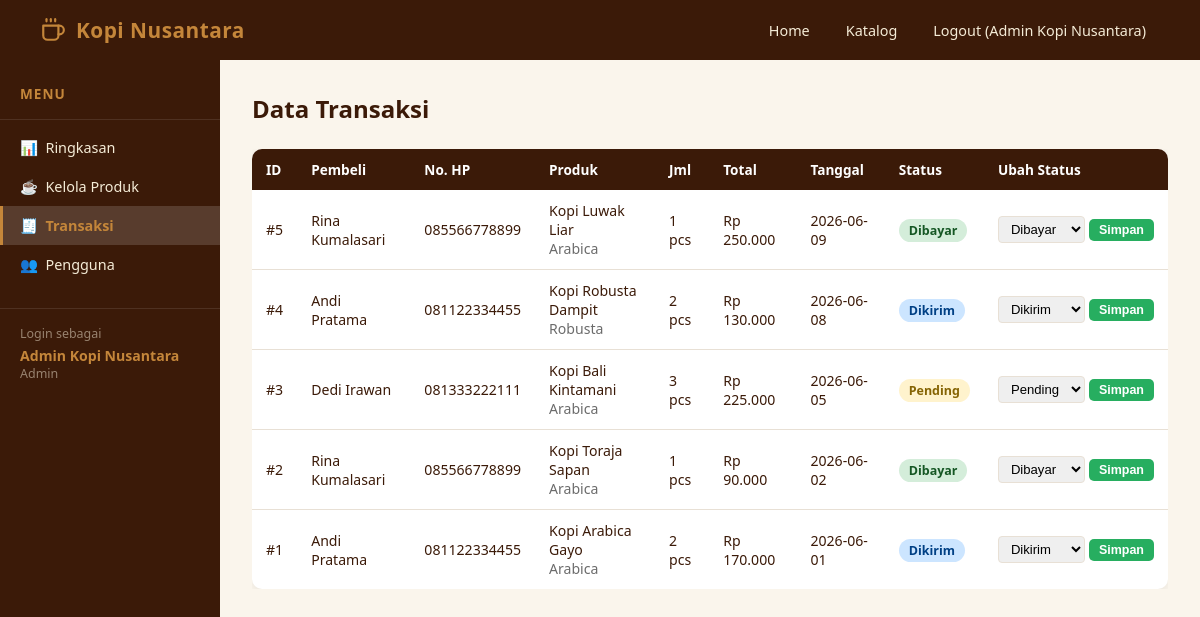
The app's page /dashboard/transaksi.php (signed in) with its own data.
### tables this page shows
CREATE TABLE IF NOT EXISTS transaksi (
    id_transaksi   INT(11) NOT NULL AUTO_INCREMENT,
    id_user        INT(11) NOT NULL,
    id_produk      INT(11) NOT NULL,
    tgl_transaksi  DATE    NOT NULL,
    jumlah_beli    INT(11) NOT NULL,
    total_harga    INT(11) NOT NULL,
    status_pesanan ENUM('pending','dibayar','dikirim') NOT NULL DEFAULT 'pending',
    PRIMARY KEY (id_transaksi),
    FOREIGN KEY (id_user)    REFERENCES users(id_user)       ON DELETE CASCADE ON UPDATE CASCADE,
    FOREIGN KEY (id_produk)  REFERENCES produk(id_produk)    ON DELETE CASCADE ON UPDATE CASCADE
);

CREATE TABLE IF NOT EXISTS users (
    id_user      INT(11)      NOT NULL AUTO_INCREMENT,
    nama_lengkap VARCHAR(100) NOT NULL,
    email        VARCHAR(100) NOT NULL UNIQUE,
    password     VARCHAR(255) NOT NULL,
    role         ENUM('admin','agen','pembeli') NOT NULL DEFAULT 'pembeli',
    no_hp        VARCHAR(15),
    alamat       TEXT,
    PRIMARY KEY (id_user)
);

CREATE TABLE IF NOT EXISTS produk (
    id_produk    INT(11)      NOT NULL AUTO_INCREMENT,
    id_agen      INT(11)      NOT NULL,
    nama_kopi    VARCHAR(100) NOT NULL,
    jenis_kopi   VARCHAR(50)  NOT NULL,
    deskripsi    TEXT,
    harga        INT(11)      NOT NULL,
    stok         INT(11)      NOT NULL DEFAULT 0,
    gambar_produk VARCHAR(255),
    PRIMARY KEY (id_produk),
    FOREIGN KEY (id_agen) REFERENCES users(id_user) ON DELETE CASCADE ON UPDATE CASCADE
);

### dashboard/transaksi.php (the view, shortened to what this page needs)
<?php
require_once __DIR__ . '/../config/db.php';
require_once __DIR__ . '/header.php';
function formatRupiah($angka) {
    return 'Rp ' . number_format($angka, 0, ',', '.');
}
$transaksi = $conn->query("
    SELECT t.*, u.nama_lengkap AS nama_pembeli, u.no_hp, p.nama_kopi, p.jenis_kopi
    FROM transaksi t
    LEFT JOIN users u ON t.id_user=u.id_user
    LEFT JOIN produk p ON t.id_produk=p.id_produk
    ORDER BY t.id_transaksi DESC
");
?>
<h1>Data Transaksi</h1>
<div style="overflow-x:auto;">
<table class="data-table">
    <thead>
        <tr>
            <th>ID</th><th>Pembeli</th><th>No. HP</th><th>Produk</th>
            <th>Jml</th><th>Total</th><th>Tanggal</th><th>Status</th><th>Ubah Status</th>
        </tr>
    </thead>
    <tbody>
        <?php while ($t = $transaksi->fetch_assoc()): ?>
        <tr>
            <td>#<?= $t['id_transaksi'] ?></td>
            <td><?= htmlspecialchars($t['nama_pembeli']) ?></td>
            <td><?= htmlspecialchars($t['no_hp'] ?? '-') ?></td>
            <td>
                <?= htmlspecialchars($t['nama_kopi']) ?>
                <br><span class="text-muted"><?= $t['jenis_kopi'] ?></span>
            </td>
            <td><?= $t['jumlah_beli'] ?> pcs</td>
            <td><?= formatRupiah($t['total_harga']) ?></td>
            <td><?= $t['tgl_transaksi'] ?></td>
            <td><span class="badge badge-<?= $t['status_pesanan'] ?>"><?= ucfirst($t['status_pesanan']) ?></span></td>
            <td>
                <form method="POST" style="display:flex;gap:4px;align-items:center;">
                    <select name="status_pesanan"
                            style="padding:4px 8px;border:1px solid var(--abu-muda);border-radius:4px;font-size:0.82rem;">
                        <option value="pending" <?= $t['status_pesanan']==='pending' ?'selected':'' ?>>Pending</option>
                        <option value="dibayar" <?= $t['status_pesanan']==='dibayar' ?'selected':'' ?>>Dibayar</option>
                        <option value="dikirim" <?= $t['status_pesanan']==='dikirim' ?'selected':'' ?>>Dikirim</option>
                    </select>
                    <button type="submit" name="update_status"
                            class="btn btn-success"
                            style="font-size:0.78rem;padding:4px 10px;">Simpan</button>
                </form>
            </td>
        </tr>
        <?php endwhile; ?>
    </tbody>
</table>
</div>
<?php require_once __DIR__ . '/footer.php'; ?>

### assets/css/style.css (style rules this page uses)
*, *::before, *::after { box-sizing: border-box; margin: 0; padding: 0; }
:root { --coklat-tua: #3B1A08; --coklat-mid: #7B3F00; --coklat-muda: #C4863A; --krem: #F5ECD7; --krem-muda: #FAF5EC; --putih: #FFFFFF; --abu: #6B6B6B; --abu-muda: #E8E0D5; --merah: #C0392B; --hijau: #27AE60; --font: 'Segoe UI', Tahoma, Geneva, Verdana, sans-serif; }
body { font-family: var(--font); background: var(--krem-muda); color: var(--coklat-tua); min-height: 100vh; display: flex; flex-direction: column; }
.btn { display: inline-block; padding: 10px 24px; border-radius: 5px; font-size: 0.9rem; font-weight: 600; cursor: pointer; border: none; transition: opacity 0.2s, transform 0.1s; }
.btn-success { background: var(--hijau); color: var(--putih); }
.dash-content h1 { font-size: 1.5rem; margin-bottom: 24px; color: var(--coklat-tua); }
.data-table { width: 100%; border-collapse: collapse; background: var(--putih); border-radius: 10px; overflow: hidden; box-shadow: 0 2px 8px rgba(0,0,0,0.07); }
.data-table th { background: var(--coklat-tua); color: var(--putih); padding: 11px 14px; text-align: left; font-size: 0.85rem; }
.data-table td { padding: 11px 14px; border-bottom: 1px solid var(--abu-muda); font-size: 0.88rem; vertical-align: middle; }
.data-table tr:last-child td { border-bottom: none; }
.badge { padding: 3px 10px; border-radius: 20px; font-size: 0.78rem; font-weight: 600; }
.badge-pending { background: #fff3cd; color: #856404; }
.badge-dibayar { background: #d4edda; color: #155724; }
.badge-dikirim { background: #cce5ff; color: #004085; }
.text-muted { color: var(--abu); font-size: 0.88rem; }

### records on screen
transaksi: id_transaksi "5", id_user.nama_lengkap "Rina Kumalasari", id_user.no_hp "085566778899", id_produk.nama_kopi "Kopi Luwak Liar", id_produk.jenis_kopi "Arabica", jumlah_beli "1", total_harga "Rp 250.000", tgl_transaksi "2026-06-09", status_pesanan "Dibayar"
transaksi: id_transaksi "4", id_user.nama_lengkap "Andi Pratama", id_user.no_hp "081122334455", id_produk.nama_kopi "Kopi Robusta Dampit", id_produk.jenis_kopi "Robusta", jumlah_beli "2", total_harga "Rp 130.000", tgl_transaksi "2026-06-08", status_pesanan "Dikirim"
transaksi: id_transaksi "3", id_user.nama_lengkap "Dedi Irawan", id_user.no_hp "081333222111", id_produk.nama_kopi "Kopi Bali Kintamani", id_produk.jenis_kopi "Arabica", jumlah_beli "3", total_harga "Rp 225.000", tgl_transaksi "2026-06-05", status_pesanan "Pending"
transaksi: id_transaksi "2", id_user.nama_lengkap "Rina Kumalasari", id_user.no_hp "085566778899", id_produk.nama_kopi "Kopi Toraja Sapan", id_produk.jenis_kopi "Arabica", jumlah_beli "1", total_harga "Rp 90.000", tgl_transaksi "2026-06-02", status_pesanan "Dibayar"
transaksi: id_transaksi "1", id_user.nama_lengkap "Andi Pratama", id_user.no_hp "081122334455", id_produk.nama_kopi "Kopi Arabica Gayo", id_produk.jenis_kopi "Arabica", jumlah_beli "2", total_harga "Rp 170.000", tgl_transaksi "2026-06-01", status_pesanan "Dikirim"

### other values on screen
$_SESSION['nama'] "Admin Kopi Nusantara"
getRole() "Admin"
